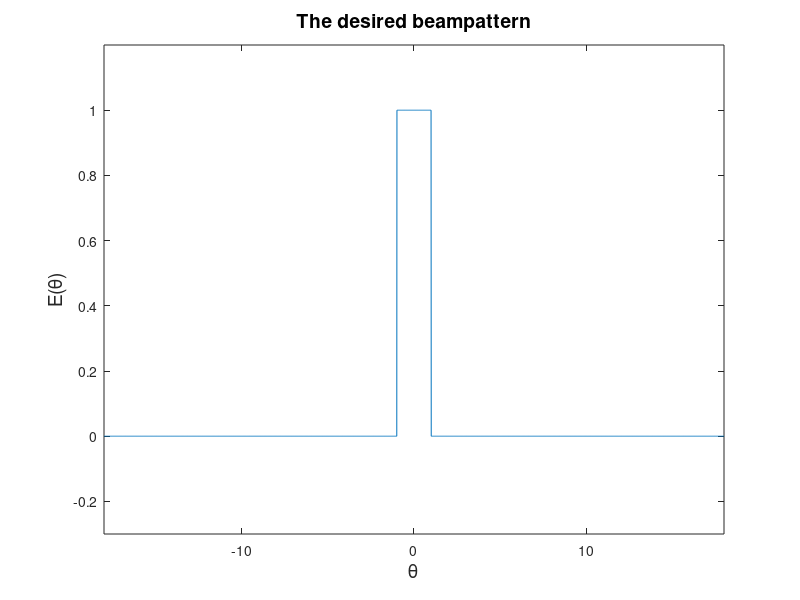

Write MATLAB code to recreate this figure.
% Define the range for theta
theta = -18:0.01:18;

% Define the function
% The function is 1 when the absolute value of theta is less than 1, and 0 otherwise
f_theta = abs(theta) < 1;

% Plot the function
plot(theta, f_theta);
% grid on;
xlabel('\theta','fontsize',14);
ylabel('E(\theta)','fontsize',14);
title('The desired beampattern','fontsize',14);
axis([-18 18 -0.3 1.2]);